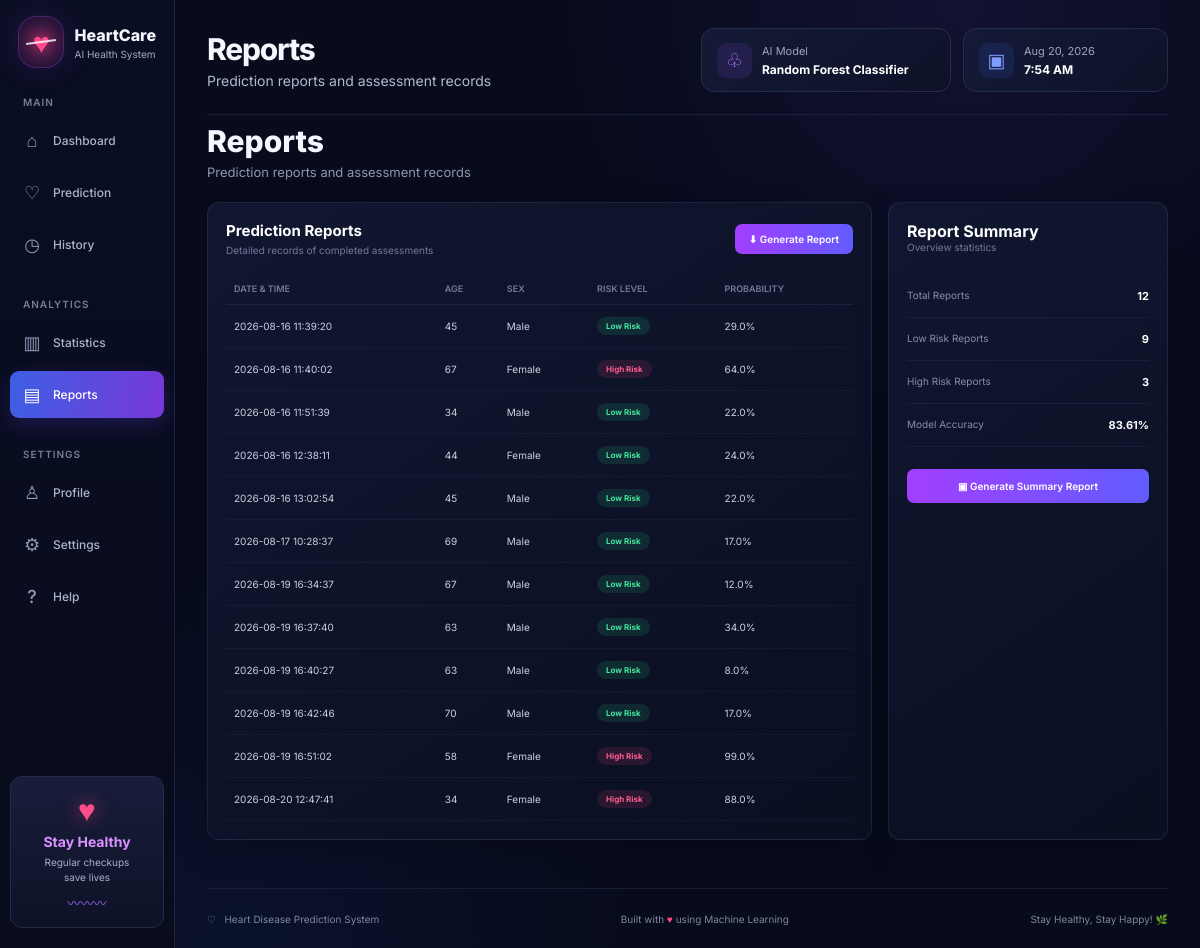
Page /reports on the committed database.
### tables this page shows
CREATE TABLE predictions (
            id INTEGER PRIMARY KEY AUTOINCREMENT,
            date_time TEXT,
            age INTEGER,
            sex INTEGER,
            prediction INTEGER,
            probability REAL
        );

### app.py (the view)
@app.route("/reports")
def reports():
    history = get_history()
    return render_template(
        "index.html",
        page="reports",
        history=history,
        prediction=None,
        probability=None
    )

### app.py (called while the page is built)
def get_history():
    conn = sqlite3.connect(DATABASE)
    conn.row_factory = sqlite3.Row
    rows = conn.execute("""
        SELECT *
        FROM predictions
        ORDER BY id DESC
    """).fetchall()
    conn.close()
    return rows

### templates/index.html (shortened to what this page needs)
<!DOCTYPE html>
<html lang="en">
<head>
    <link rel="stylesheet"
          href="{{ url_for('static', filename='style.css') }}">
</head>
<body>
<div class="app">
    <aside class="sidebar">
        <div class="brand">
            <div class="brand-icon">
                <span>♥</span>
                <div class="pulse-line"></div>
            </div>
            <div class="brand-text">
                <h2>HeartCare</h2>
                <p>AI Health System</p>
            </div>
        </div>
        <nav class="navigation">
            <p class="nav-title">MAIN</p>
            <a href="{{ url_for('dashboard') }}"
               class="nav-item {% if page == 'dashboard' %}active{% endif %}">
                <span class="nav-icon">⌂</span>
                <span>Dashboard</span>
            </a>
            <a href="{{ url_for('prediction_page') }}"
               class="nav-item {% if page == 'prediction' %}active{% endif %}">
                <span class="nav-icon">♡</span>
                <span>Prediction</span>
            </a>
            <a href="{{ url_for('history_page') }}"
               class="nav-item {% if page == 'history' %}active{% endif %}">
                <span class="nav-icon">◷</span>
                <span>History</span>
            </a>
            <p class="nav-title analytics-title">ANALYTICS</p>
            <a href="{{ url_for('statistics') }}"
               class="nav-item {% if page == 'statistics' %}active{% endif %}">
                <span class="nav-icon">▥</span>
                <span>Statistics</span>
            </a>
            <a href="{{ url_for('reports') }}"
               class="nav-item {% if page == 'reports' %}active{% endif %}">
                <span class="nav-icon">▤</span>
                <span>Reports</span>
            </a>
            <p class="nav-title settings-title">SETTINGS</p>
            <a href="{{ url_for('profile') }}"
               class="nav-item {% if page == 'profile' %}active{% endif %}">
                <span class="nav-icon">♙</span>
                <span>Profile</span>
            </a>
            <a href="{{ url_for('settings') }}"
               class="nav-item {% if page == 'settings' %}active{% endif %}">
                <span class="nav-icon">⚙</span>
                <span>Settings</span>
            </a>
            <a href="{{ url_for('help_page') }}"
               class="nav-item {% if page == 'help' %}active{% endif %}">
                <span class="nav-icon">?</span>
                <span>Help</span>
            </a>
        </nav>
        <div class="healthy-card">
            <div class="healthy-heart">♥</div>
            <h3>Stay Healthy</h3>
            <p>
                Regular checkups<br>
                save lives
            </p>
            <div class="mini-pulse">〰〰〰</div>
        </div>
    </aside>
    <main class="main-content">
        <header class="top-header">
            <div class="page-title">
                <div>
                    {% if page == "dashboard" %}
                        <h1>Dashboard</h1>
                        <p>AI-Powered Heart Health Overview</p>
                    {% elif page == "prediction" %}
                        <h1>Heart Disease Prediction</h1>
                        <p>AI-Powered Heart Health Risk Assessment</p>
                    {% elif page == "history" %}
                        <h1>Prediction History</h1>
                        <p>View your previous heart health assessments</p>
                    {% elif page == "statistics" %}
                        <h1>Statistics</h1>
                        <p>Heart disease prediction analytics</p>
                    {% elif page == "reports" %}
                        <h1>Reports</h1>
                        <p>Prediction reports and assessment records</p>
                    {% elif page == "profile" %}
                        <h1>Profile</h1>
                        <p>HeartCare system profile</p>
                    {% elif page == "settings" %}
                        <h1>Settings</h1>
                        <p>Manage your system preferences</p>
                    {% elif page == "help" %}
                        <h1>Help Center</h1>
                        <p>Learn how to use HeartCare</p>
                    {% endif %}
                </div>
            </div>
            <div class="header-right">
                <div class="model-badge">
                    <div class="header-icon purple">♧</div>
                    <div>
                        <span>AI Model</span>
                        <strong>
                            Random Forest Classifier
                        </strong>
                    </div>
                </div>
                <div class="date-badge">
                    <div class="header-icon blue">▣</div>
                    <div>
                        <span id="current-date">Loading...</span>
                        <strong id="current-time">--:--</strong>
                    </div>
                </div>
            </div>
        </header>
        {% if page == "reports" %}
        <section class="overview-page">
            <div class="page-intro">
                <div>
                    <h1>Reports</h1>
                    <p>
                        Prediction reports and assessment records
                    </p>
                </div>
            </div>
            <div class="reports-layout">
                <div class="dashboard-panel reports-table-panel">
                    <div class="panel-header">
                        <div>
                            <h2>
                                Prediction Reports
                            </h2>
                            <p>
                                Detailed records of completed assessments
                            </p>
                        </div>
                        <button class="report-button"
                                onclick="window.print()">
                            ⬇ Generate Report
                        </button>
                    </div>
                    <div class="table-wrapper">
                        <table class="professional-table">
                            <thead>
                                <tr>
                                    <th>Date & Time</th>
                                    <th>Age</th>
                                    <th>Sex</th>
                                    <th>Risk Level</th>
                                    <th>Probability</th>
                                </tr>
                            </thead>
                            <tbody>
                            {% for row in history|reverse %}
                            <tr>
                                <td>
                                    {{ row["date_time"] }}
                                </td>
                                <td>
                                    {{ row["age"] }}
                                </td>
                                <td>
                                    {% if row["sex"] == 1 %}
                                        Male
                                    {% else %}
                                        Female
                                    {% endif %}
                                </td>
                                <td>
                                    {% if row["prediction"] == 1 %}
                                        <span class="badge high">
                                            High Risk
                                        </span>
                                    {% else %}
                                        <span class="badge low">
                                            Low Risk
                                        </span>
                                    {% endif %}
                                </td>
                                <td>
                                    {{ row["probability"] }}%
                                </td>
                            </tr>
                            {% endfor %}
                            </tbody>
                        </table>
                    </div>
                </div>
                <div class="dashboard-panel report-summary">
                    <h2>
                        Report Summary
                    </h2>
                    <p>
                        Overview statistics
                    </p>
                    <div class="report-stat">
                        <span>
                            Total Reports
                        </span>
                        <strong>
                            {{ history|length }}
                        </strong>
                    </div>
                    <div class="report-stat">
                        <span>
                            Low Risk Reports
                        </span>
                        <strong>
                            {{ history|selectattr("prediction", "equalto", 0)|list|length }}
                        </strong>
                    </div>
                    <div class="report-stat">
                        <span>
                            High Risk Reports
                        </span>
                        <strong>
                            {{ history|selectattr("prediction", "equalto", 1)|list|length }}
                        </strong>
                    </div>
                    <div class="report-stat">
                        <span>
                            Model Accuracy
                        </span>
                        <strong>
                            83.61%
                        </strong>
                    </div>
                    <button class="generate-button"
                            onclick="window.print()">
                        ▣ Generate Summary Report
                    </button>
                </div>
            </div>
        </section>
        {% endif %}
        <footer>
            <div>
                ♡ &nbsp; Heart Disease Prediction System
            </div>
            <div>
                Built with
                <span class="footer-heart">♥</span>
                using Machine Learning
            </div>
            <div>
                Stay Healthy, Stay Happy! 🌿
            </div>
        </footer>
    </main>
</div>
</body>
</html>

### rows in the picture
predictions: date_time "2026-08-16 11:39:20", age "45", sex "Male", prediction "Low Risk", probability "29.0"
predictions: date_time "2026-08-16 11:40:02", age "67", sex "Female", prediction "High Risk", probability "64.0"
predictions: date_time "2026-08-16 11:51:39", age "34", sex "Male", prediction "Low Risk", probability "22.0"
predictions: date_time "2026-08-16 12:38:11", age "44", sex "Female", prediction "Low Risk", probability "24.0"
predictions: date_time "2026-08-16 13:02:54", age "45", sex "Male", prediction "Low Risk", probability "22.0"
predictions: date_time "2026-08-17 10:28:37", age "69", sex "Male", prediction "Low Risk", probability "17.0"
predictions: date_time "2026-08-19 16:34:37", age "67", sex "Male", prediction "Low Risk", probability "12.0"
predictions: date_time "2026-08-19 16:37:40", age "63", sex "Male", prediction "Low Risk", probability "34.0"
predictions: date_time "2026-08-19 16:40:27", age "63", sex "Male", prediction "Low Risk", probability "8.0"
predictions: date_time "2026-08-19 16:42:46", age "70", sex "Male", prediction "Low Risk", probability "17.0"
predictions: date_time "2026-08-19 16:51:02", age "58", sex "Female", prediction "High Risk", probability "99.0"
predictions: date_time "2026-08-20 12:47:41", age "34", sex "Female", prediction "High Risk", probability "88.0"

### other values in the picture
{{ history|length }} "12"
{{ history|selectattr("prediction", "equalto", 0)|list|length }} "9"
{{ history|selectattr("prediction", "equalto", 1)|list|length }} "3"
